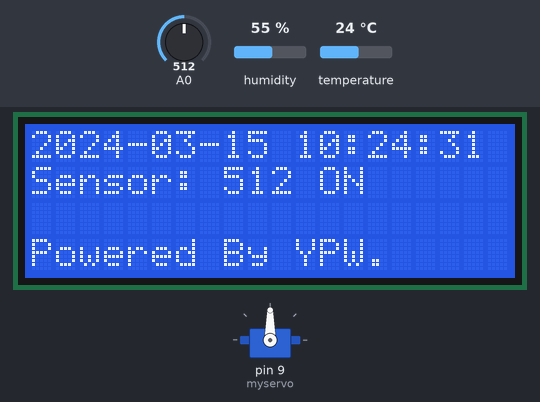
Simulated run of this sketch. Board: Arduino Uno, built with avr-gcc and run on an emulated ATmega328P. Parts: servo, 20×4 character LCD. The inputs (shaded band) are chosen by the test bench; at power-on: A0 = 512, humidity 55 %, temperature 24 °C. The local clock reads 2024-03-15 10:24:30 at power-on unless the sketch sets it.

Above: at 1.2 s.
1.3 s: A0 set to 716
At 2.3 s:
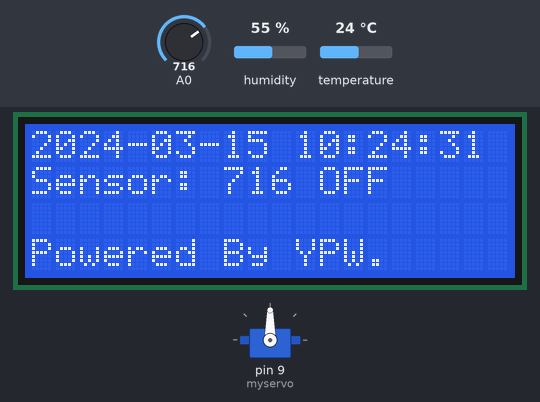
4.2 s: A0 set to 511
At 6.7 s:
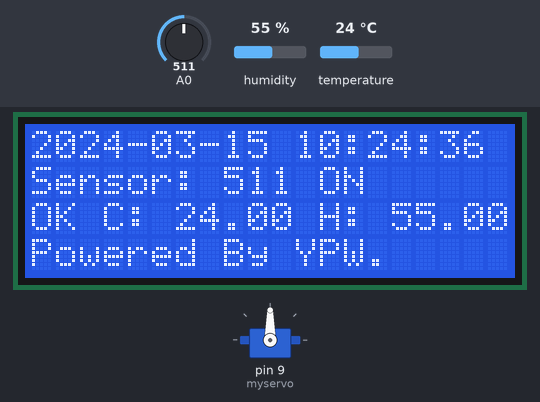
9.6 s: humidity set to 22 %
At 11.6 s:
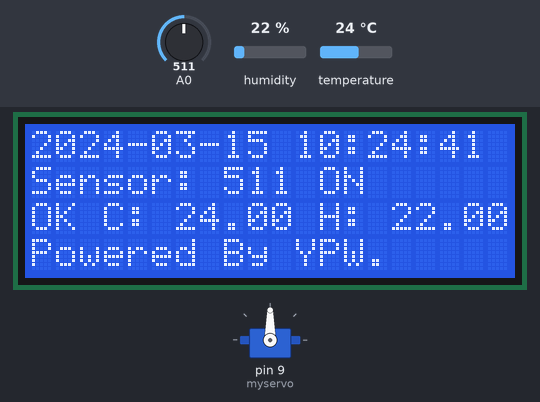
12.6 s: temperature set to 12 °C
At 13.7 s:
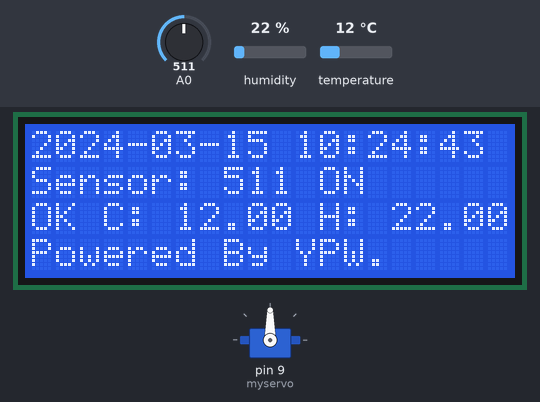
14.5 s: humidity set to 40 %
At 15.9 s:
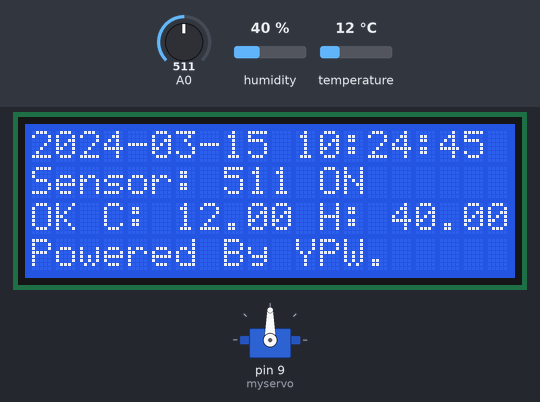
16.6 s: A0 set to 306
At 18.4 s:
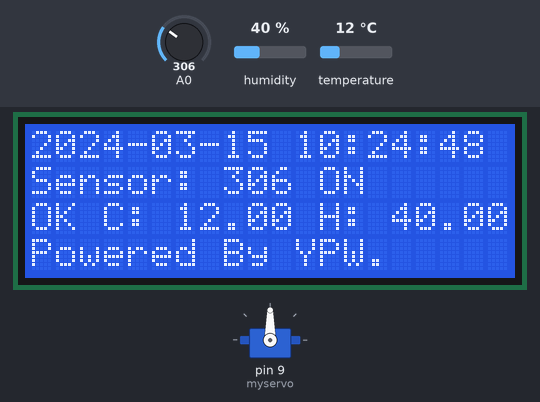
Timing chart, 0 to 19.5 s (numbered marks = the images above; inputs shaded):
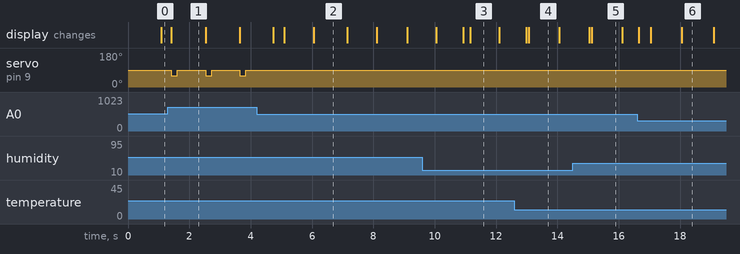

Measured:
- after the input at 1.3 s, servo on pin 9 (myservo): alternates 90° for 0.92 s and 60° for 0.20 s, starting after 0.11 s; the display: changes after 0.11 s (image 1)
- after the input at 4.2 s, servo on pin 9 (myservo): stops changing and stays 90°; the display: first changes after 0.54 s (image 2 shows a later state)
- what the display in image 1 shows lasts 1.1 s, from 1.4 s to 2.5 s
- what the display in image 4 shows lasts 1.0 s, from 13.1 s to 14.1 s

The sketch:

autoAirConditioner.ino
```cpp
#include <Wire.h>
#include <LiquidCrystal_I2C.h>
#include <DS3231.h>
#include <DHT.h>
#include <Servo.h>

#define YUZHI 650

LiquidCrystal_I2C lcd(0x27, 20, 4);
DS3231 Clock;
DHT dht;
Servo myservo;

void setup()
{
  myservo.attach(9);
  myservo.write(90);
  Serial.begin(115200);
  dht.setup(2);
  lcd.init();
  lcd.backlight();
  lcd.clear();
  pinMode(A0, INPUT);
}

#define downtime 200
void down() {
  myservo.write(60);
  delay(downtime);
  myservo.write(90);
  delay(1000 - downtime);
}

int second = 0, minute = 0, hour = 0, date = 0, month = 0, year = 0;
bool h12;
bool PM;
bool Century = false;
void refreshTime() {
  second = Clock.getSecond();
  minute = Clock.getMinute();
  hour = Clock.getHour(h12, PM);
  date = Clock.getDate();
  month = Clock.getMonth(Century);
  year = Clock.getYear();
}
char time[45], a[45];
float humidity = 0, temperature = 0;
long last, now;

void loop()
{
  refreshTime();
  int sensor = analogRead(A0);
  if (Serial.available() > 0)
  {
    char rec = Serial.read();
    if ( rec == (char)0x80)
    {
      Serial.print("Set Time:");
      delay(50);
      Serial.readBytesUntil((char)0x80, time, 45);
      Serial.println(time);
      sscanf(time, "20%d-%d-%d %d:%d:%d", &year, &month, &date, &hour, &minute, &second);
      Clock.setSecond(second);
      Clock.setMinute(minute);
      Clock.setHour(hour);
      Clock.setDate(date);
      Clock.setMonth(month);
      Clock.setYear(year);
    } else if (rec == (char)'a') {
      Serial.print("Current Time:");
      sprintf(a, "20%02d-%02d-%02d %02d:%02d:%02d", year, month, date, hour, minute, second);
      Serial.println(a);
    } else if (rec == (char)'b') {
      Serial.print(temperature);
    } else if (rec == (char)'c') {
      Serial.print(humidity);
    } else if (rec == (char)0x84) {
      Serial.print(sensor < YUZHI);
    } else if (rec == (char)'e') {
      down();
    }
  }


  sprintf(a, "20%02d-%02d-%02d %02d:%02d:%02d", year, month, date, hour, minute, second);
  lcd.setCursor(0, 0);
  lcd.print(a);

  sprintf(a, "Sensor:%4d ", sensor);
  lcd.setCursor(0, 1);
  lcd.print(a);
  if (sensor < YUZHI) {
    lcd.print("ON ");
  } else {
    lcd.print("OFF");
  }

  now = millis();
  if (now - last > dht.getMinimumSamplingPeriod()) {
    humidity = dht.getHumidity();
    temperature = dht.getTemperature();
    lcd.setCursor(0, 2);
    lcd.print(dht.getStatusString());
    lcd.print(" C: ");
    lcd.print(temperature);
    lcd.print(" H: ");
    lcd.print(humidity);
    last = now;
  }

  lcd.setCursor(0, 3);
  lcd.print("Powered By YPW.");

  if (sensor > YUZHI) {
    down();
  }


  delay(50);
}
```
